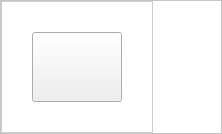
<?xml version="1.0" encoding="UTF-8"?>
<ui version="4.0">
 <class>MenuItem</class>
 <widget class="QWidget" name="MenuItem">
  <property name="geometry">
   <rect>
    <x>0</x>
    <y>0</y>
    <width>222</width>
    <height>134</height>
   </rect>
  </property>
  <property name="windowTitle">
   <string>Form</string>
  </property>
  <property name="styleSheet">
   <string notr="true">QFrame#frameBtn
{
	border: 1px solid #CECECE;
}

QFrame#frameMenu
{
	background: rgb(255,255,255);
}
</string>
  </property>
  <layout class="QHBoxLayout" name="horizontalLayout">
   <property name="spacing">
    <number>0</number>
   </property>
   <property name="leftMargin">
    <number>0</number>
   </property>
   <property name="topMargin">
    <number>0</number>
   </property>
   <property name="rightMargin">
    <number>0</number>
   </property>
   <property name="bottomMargin">
    <number>0</number>
   </property>
   <item>
    <widget class="QFrame" name="frameMenu">
     <property name="frameShape">
      <enum>QFrame::StyledPanel</enum>
     </property>
     <property name="frameShadow">
      <enum>QFrame::Raised</enum>
     </property>
     <property name="lineWidth">
      <number>1</number>
     </property>
     <layout class="QHBoxLayout" name="horizontalLayout_2">
      <property name="leftMargin">
       <number>0</number>
      </property>
      <property name="topMargin">
       <number>0</number>
      </property>
      <property name="bottomMargin">
       <number>0</number>
      </property>
      <item>
       <widget class="QFrame" name="frameBtn">
        <property name="frameShape">
         <enum>QFrame::StyledPanel</enum>
        </property>
        <property name="frameShadow">
         <enum>QFrame::Raised</enum>
        </property>
        <layout class="QGridLayout" name="gridLayout">
         <property name="leftMargin">
          <number>30</number>
         </property>
         <property name="topMargin">
          <number>30</number>
         </property>
         <property name="rightMargin">
          <number>30</number>
         </property>
         <property name="bottomMargin">
          <number>30</number>
         </property>
         <item row="0" column="0">
          <widget class="QToolButton" name="btnItem">
           <property name="minimumSize">
            <size>
             <width>90</width>
             <height>70</height>
            </size>
           </property>
           <property name="maximumSize">
            <size>
             <width>90</width>
             <height>70</height>
            </size>
           </property>
           <property name="text">
            <string/>
           </property>
           <property name="toolButtonStyle">
            <enum>Qt::ToolButtonTextUnderIcon</enum>
           </property>
          </widget>
         </item>
        </layout>
       </widget>
      </item>
      <item>
       <spacer name="horizontalSpacer">
        <property name="orientation">
         <enum>Qt::Horizontal</enum>
        </property>
        <property name="sizeHint" stdset="0">
         <size>
          <width>50</width>
          <height>20</height>
         </size>
        </property>
       </spacer>
      </item>
     </layout>
    </widget>
   </item>
  </layout>
 </widget>
 <resources/>
 <connections/>
</ui>
